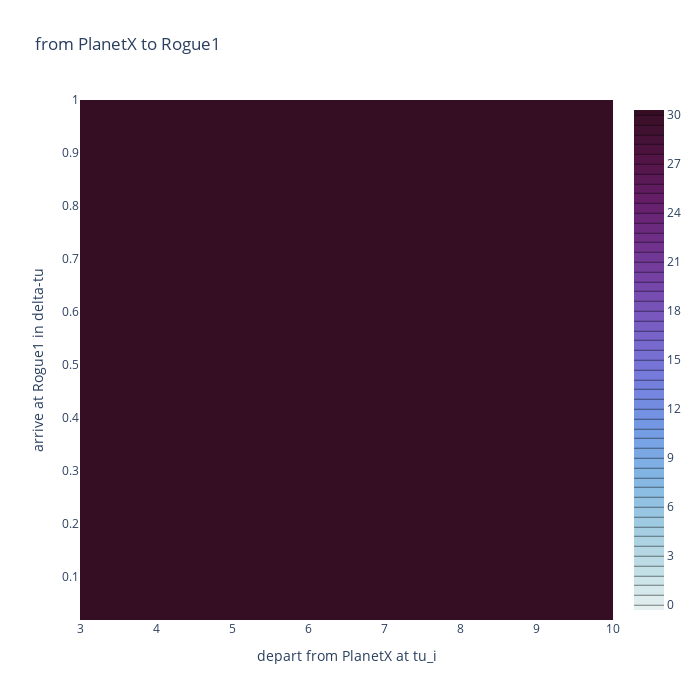

Notebook source saved alongside this figure:
### Code cell
if generate_all:
    count = 0
    for km in KM_idxs:
        count += 1
        k, m = km
        dvs = [[min_dv_lam(k, ti, m, ti + dt, debug=True) for dt in tof] for ti in t_dep]
        plot_porkchop(
            body1=k, body2=m, t_dep=t_dep, tof=tof, dvs=dvs, dv_limit=dv_lim, show=show_plots
        )
        if clear_plots:
            time.sleep(5)
            clear_output(wait=True)
        if count == max_count:
            break
else:
    dvs = [[min_dv_lam(K, ti, M, dt) for dt in tof] for ti in t_dep]
    plot_porkchop(body1=K, body2=M, t_dep=t_dep, tof=tof, dvs=dvs, dv_limit=dv_lim, show=show_plots)
    print(np.round(np.min(dvs), 3), np.round(np.max(dvs), 3))
    print(t_dep)

### Figure 1 — Plotly figure (JSON) as saved in the notebook; plotly's stock layout.template omitted (floating-point values rounded to 4 significant figures; data arrays with more than 128 entries replaced by an {"elided": "..."} marker saying what was removed)
{"data": [{"colorscale": [[0, "rgb(230, 240, 240)"], [0.09091, "rgb(191, 221, 229)"], [0.1818, "rgb(156, 201, 226)"], [0.2727, "rgb(129, 180, 227)"], [0.3636, "rgb(115, 154, 228)"], [0.4545, "rgb(117, 127, 221)"], [0.5455, "rgb(120, 100, 202)"], [0.6364, "rgb(119, 74, 175)"], [0.7273, "rgb(113, 50, 141)"], [0.8182, "rgb(100, 31, 104)"], [0.9091, "rgb(80, 20, 66)"], [1, "rgb(54, 14, 36)"]], "contours": {"end": 30, "size": 0.6, "start": 0}, "type": "contour", "x": [3.0, 3.143, 3.286, 3.429, 3.571, 3.714, 3.857, 4.0, 4.143, 4.286, 4.429, 4.571, 4.714, 4.857, 5.0, 5.143, 5.286, 5.429, 5.571, 5.714, 5.857, 6.0, 6.143, 6.286, 6.429, 6.571, 6.714, 6.857, 7.0, 7.143, 7.286, 7.429, 7.571, 7.714, 7.857, 8.0, 8.143, 8.286, 8.429, 8.571, 8.714, 8.857, 9.0, 9.143, 9.286, 9.429, 9.571, 9.714, 9.857, 10.0], "y": [0.01923, 0.03925, 0.05926, 0.07928, 0.09929, 0.1193, 0.1393, 0.1593, 0.1794, 0.1994, 0.2194, 0.2394, 0.2594, 0.2794, 0.2995, 0.3195, 0.3395, 0.3595, 0.3795, 0.3995, 0.4195, 0.4396, 0.4596, 0.4796, 0.4996, 0.5196, 0.5396, 0.5597, 0.5797, 0.5997, 0.6197, 0.6397, 0.6597, 0.6797, 0.6998, 0.7198, 0.7398, 0.7598, 0.7798, 0.7998, 0.8199, 0.8399, 0.8599, 0.8799, 0.8999, 0.9199, 0.94, 0.96, 0.98, 1.0], "z": {"elided": "50x50 float values"}}], "layout": {"autosize": false, "height": 700, "title": {"text": "from PlanetX to Rogue1"}, "width": 700, "xaxis": {"tickmode": "auto", "title": {"text": "depart from PlanetX at tu_i"}}, "yaxis": {"tickmode": "auto", "title": {"text": "arrive at Rogue1 in delta-tu"}}}}
